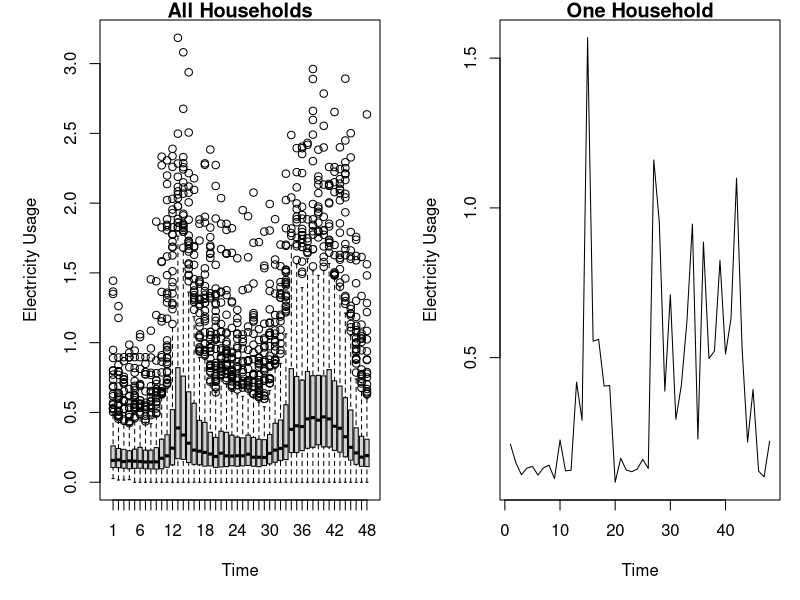

The R script that drew this image:
#
# Electricity patterns
# Time series, one day, equal spacing, 30 mins per sample
# Starts at midnight
#
p <- read.csv('power.csv',header=FALSE)

# Since first column is the place, let's change it to the row name and remove it
#
rownames(p) <- p[,1] # Set rownames to the household ids
p <- p[,2:ncol(p)] # Remove the first column since this the holdhold ids
colnames(p) <- seq(from=1,to=48,by=1)  # Rename columns to be the sample "time"

# We now have a data frame with rows labelled by site.
# Note that when we need to plot an individual time series we 
# turn it into a numeric vector.

par(mfrow=c(1,2))
par(mar=c(5,5,1,1))
boxplot(p,xlab="Time",ylab="Electricity Usage", main="All Households")
#
# Plot the first household data
plot(as.numeric(p[5,]),type="l",xlab="Time",ylab="Electricity Usage",main="One Household")
#
par(mfrow=c(1,1)) # turn display back to single figure

